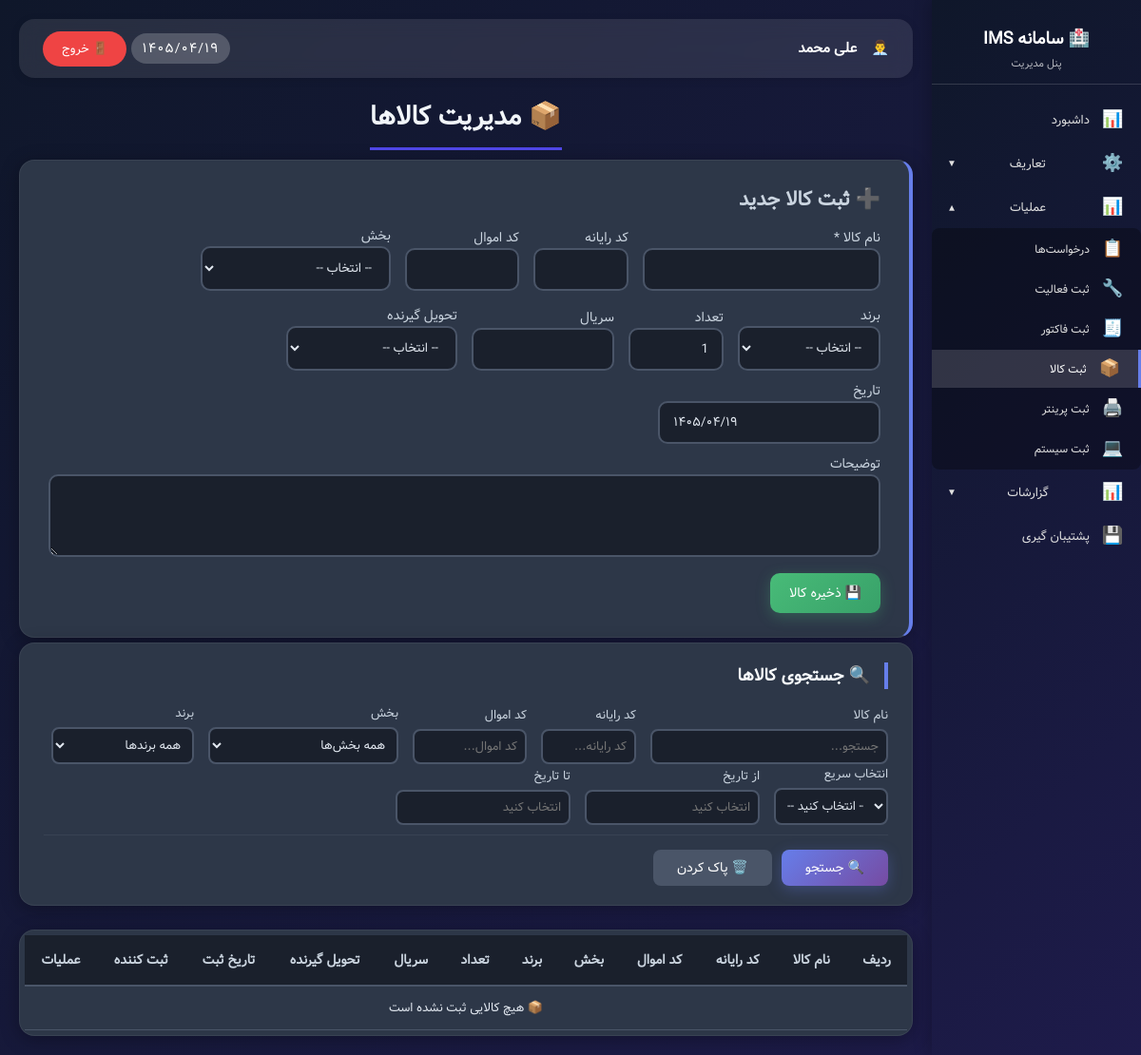
/admin_kala.php (signed in), run on an earlier commit of the app's database.
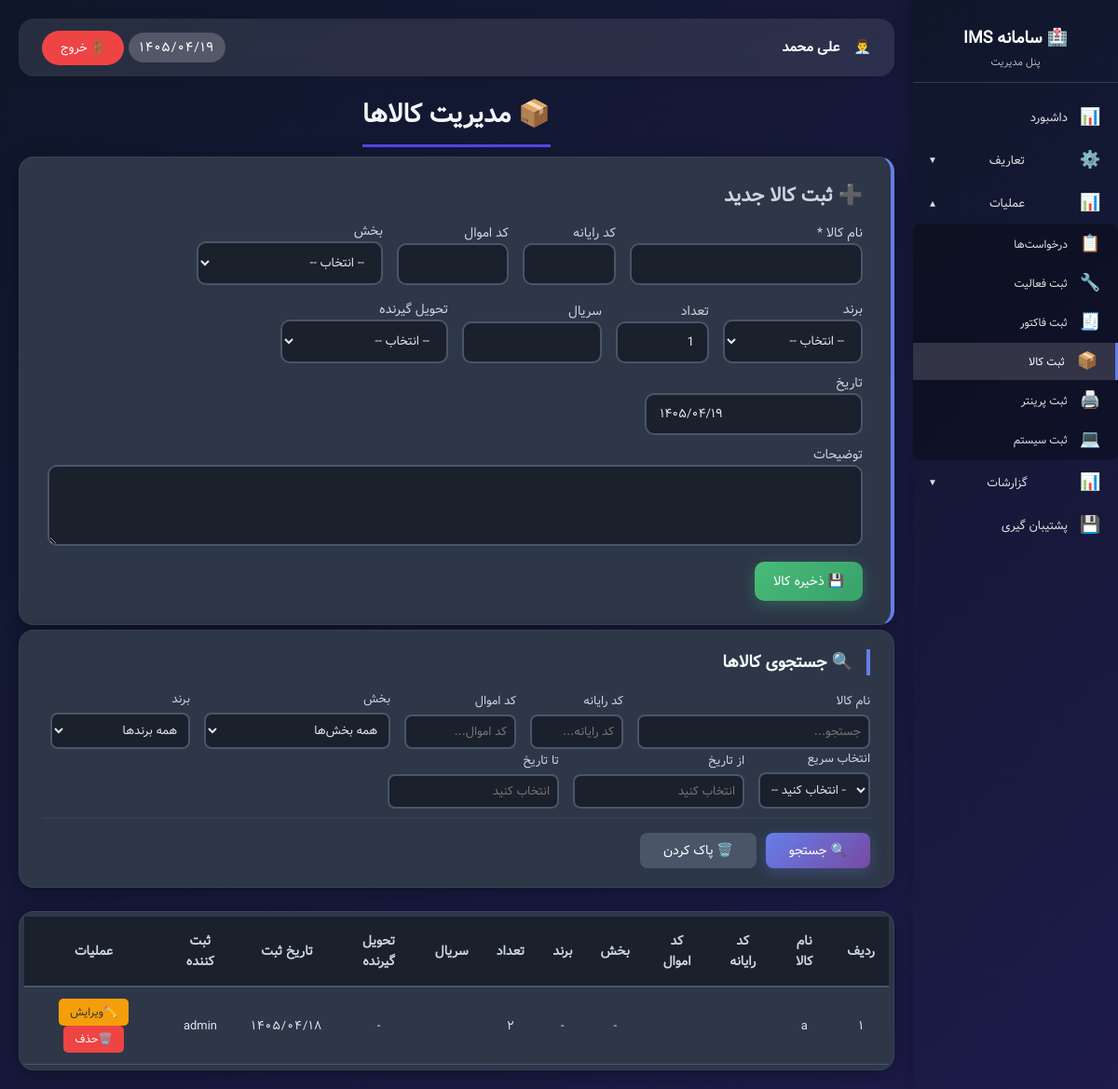
And on a later commit of the database.
### tables this page shows
CREATE TABLE `kala` (
  `id` int NOT NULL AUTO_INCREMENT,
  `computer_code` varchar(100) DEFAULT NULL,
  `property_code` varchar(100) DEFAULT NULL,
  `name` varchar(255) NOT NULL,
  `department_id` int DEFAULT NULL,
  `receiver_person_id` int DEFAULT NULL,
  `quantity` int DEFAULT '1',
  `brand_id` int DEFAULT NULL,
  `serial_number` varchar(100) DEFAULT NULL,
  `created_at` varchar(10) NOT NULL,
  `created_by` int DEFAULT NULL,
  PRIMARY KEY (`id`)
);

CREATE TABLE `users` (
  `id` int NOT NULL AUTO_INCREMENT,
  `username` varchar(50) NOT NULL,
  `password` varchar(255) NOT NULL,
  `fullname` varchar(100) NOT NULL,
  `role` enum('admin','user') DEFAULT 'user',
  `created_at` varchar(50) DEFAULT NULL,
  PRIMARY KEY (`id`),
  UNIQUE KEY `username` (`username`)
);

### functions.php (called while the page is built, shortened)
<?php
function hasPermission($permission_key) {
    if (isset($_SESSION['user_id']) && $_SESSION['user_id'] == 1) {
        return true;
    }
    return true;
}
function canEditProducts() { return hasPermission('products_edit'); }
function canDeleteProducts() { return hasPermission('products_delete'); }
?>

### assets/jdf.php (called while the page is built, shortened)
<?php
function fa_number($number) {
    $persian = ['۰', '۱', '۲', '۳', '۴', '۵', '۶', '۷', '۸', '۹'];
    $english = ['0', '1', '2', '3', '4', '5', '6', '7', '8', '9'];
    return str_replace($english, $persian, $number);
}
?>

### admin_kala.php (the view, shortened to what the changed rows need)
<?php
require_once 'config/config.php';
require_once 'assets/jdf.php';
require_once 'functions.php';
$db = getDB();
$params = [];
$sql = "
SELECT
    k.*,
    d.name AS department_name,
    p.name AS receiver_name,
    b.name AS brand_name,
    u.username AS creator_name
FROM kala k
LEFT JOIN departments d ON k.department_id = d.id
LEFT JOIN persons p ON k.receiver_person_id = p.id
LEFT JOIN brands b ON k.brand_id = b.id
LEFT JOIN users u ON k.created_by = u.id
";
$sql .= " ORDER BY k.id DESC";
$stmt = $db->prepare($sql);
$stmt->execute($params);
$kalas = $stmt->fetchAll(PDO::FETCH_ASSOC);
?>
<!DOCTYPE html>
<html lang="fa" dir="rtl">
<head>
    <link rel="stylesheet" href="assets/styles/persian-datepicker.min.css">
</head>
<body>
<div class="admin-wrapper">
    <?php include 'sidebar.php'; ?>
    <div class="main-content">
        <div class="main-title">
            <h1>📦 مدیریت کالاها</h1>
        </div>
        <?php if (canEditProducts()): ?>
            <div class="add-card">
                <h2>➕ ثبت کالا جدید</h2>
            </div>
        <?php endif; ?>
        <div class="search-card">
            <h2>🔍 جستجوی کالاها</h2>
        </div>
        <div class="kala-table data-table">
            <table>
                <thead>
                <tr>
                    <th>ردیف</th>
                    <th>نام کالا</th>
                    <th>کد رایانه</th>
                    <th>کد اموال</th>
                    <th>بخش</th>
                    <th>برند</th>
                    <th>تعداد</th>
                    <th>سریال</th>
                    <th>تحویل گیرنده</th>
                    <th>تاریخ ثبت</th>
                    <th>ثبت کننده</th>
                    <th>عملیات</th>
                </tr>
                </thead>
                <tbody>
                <?php if (empty($kalas)): ?>
                    <tr><td colspan="12">📦 هیچ کالایی ثبت نشده است</td></tr>
                <?php else: ?>
                    <?php $row_num = 1; foreach ($kalas as $kala): ?>
                        <tr>
                            <td><?php echo fa_number($row_num); ?></td>
                            <td><?php echo htmlspecialchars($kala['name']); ?></td>
                            <td><?php echo htmlspecialchars($kala['computer_code'] ?? '-'); ?></td>
                            <td><?php echo htmlspecialchars($kala['property_code'] ?? '-'); ?></td>
                            <td><?php echo htmlspecialchars($kala['department_name'] ?? '-'); ?></td>
                            <td><?php echo htmlspecialchars($kala['brand_name'] ?? '-'); ?></td>
                            <td><?php echo fa_number($kala['quantity'] ?? '1'); ?></td>
                            <td><?php echo htmlspecialchars($kala['serial_number'] ?? '-'); ?></td>
                            <td><?php echo htmlspecialchars($kala['receiver_name'] ?? '-'); ?></td>
                            <td class="date"><?php echo fa_number(htmlspecialchars($kala['created_at'])); ?></td>
                            <td><?php echo htmlspecialchars($kala['creator_name'] ?? '-'); ?></td>
                            <td class="action-buttons">
                                <?php if (canEditProducts()): ?>
                                    <button class="edit-btn" onclick='openEditModal(<?php echo json_encode($kala); ?>)'>✏️ویرایش</button>
                                <?php endif; ?>
                                <?php if (canDeleteProducts()): ?>
                                    <button class="delete-btn" onclick="confirmDelete(<?php echo $kala['id']; ?>, '<?php echo htmlspecialchars($kala['name']); ?>')">🗑️حذف</button>
                                <?php endif; ?>
                            </td>
                        </tr>
                        <?php $row_num++; ?>
                    <?php endforeach; ?>
                <?php endif; ?>
                </tbody>
            </table>
        </div>
    </div>
</div>
</body>
</html>

What changed in the data, as far as the page shows it:
added kala: row_num "۱", name "a", department_name "-", brand_name "-", quantity "۲", receiver_name "-", created_at "۱۴۰۵/۰۴/۱۸", users.username "admin"
Also different on the page:
text no longer shown: "📦 هیچ کالایی ثبت نشده است"
